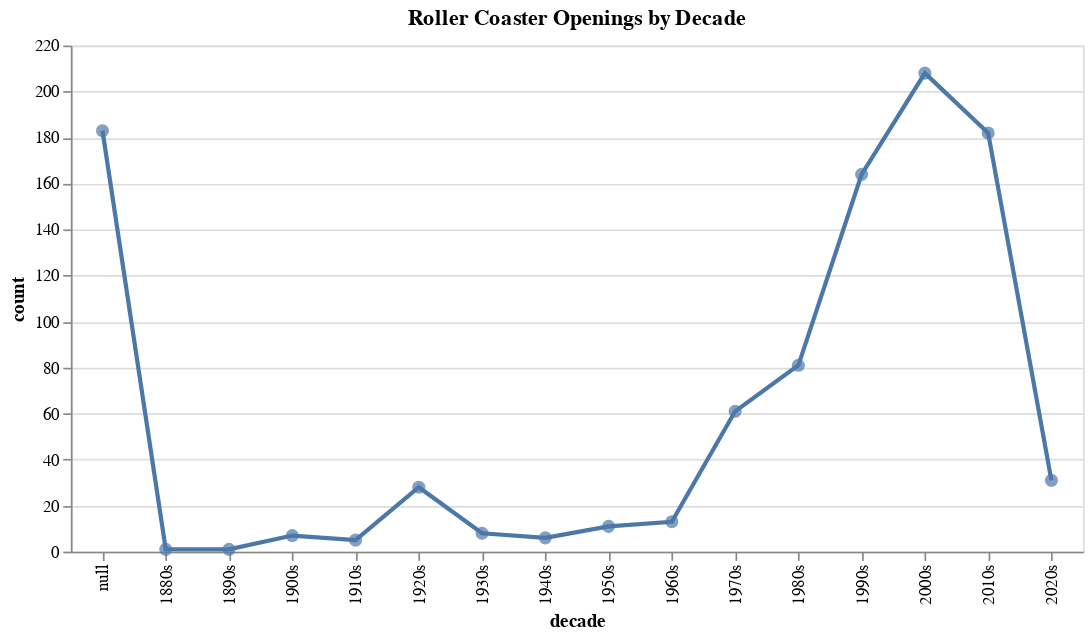
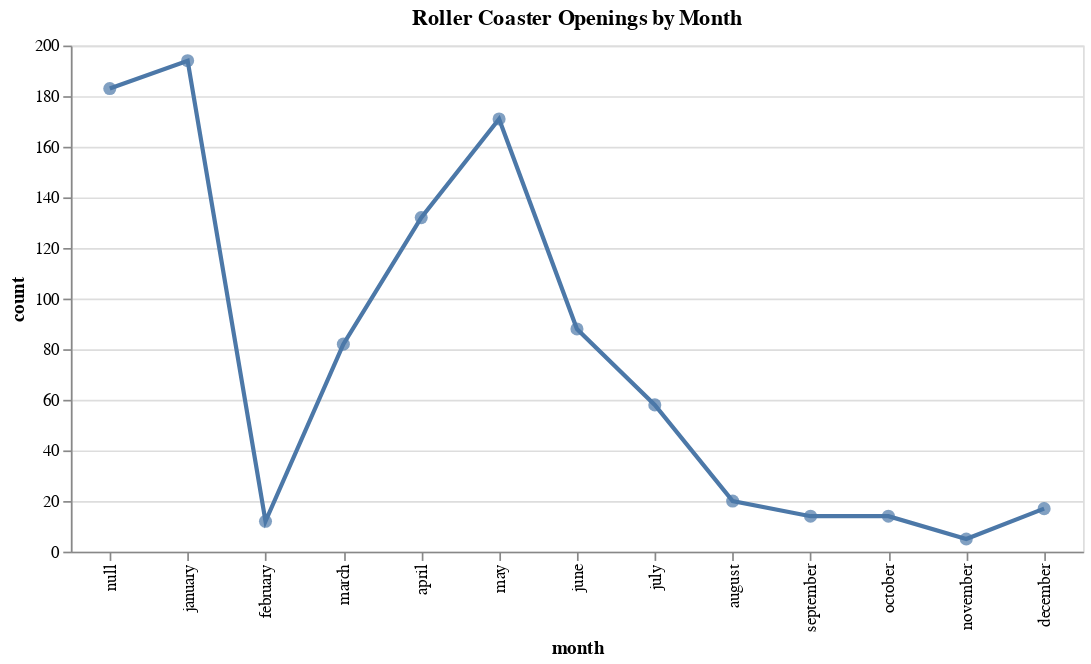

Notebook source saved alongside these figures, in order:
### Markdown cell above
### Analyze roller coaster openings by decade and month

### Code cell
months = [
    "january", "february", "march", "april", "may", "june",
    "july", "august", "september", "october", "november", "december"
]

dfx = df.select(
    ((pl.col("opening_date").dt.year() // 10 *
     10).cast(pl.String) + 's').alias("decade"),
    pl.col('opening_date').dt.month().map_elements(
        lambda x: months[x-1], return_dtype=pl.String).alias('month')
)

decade_agg_df = dfx.group_by('decade').agg(
    pl.col('decade').len().alias('count')
)

month_agg_df = dfx.group_by('month').agg(
    pl.col('month').len().alias('count')
)

# Sort month_agg_df by month
month_agg_df = month_agg_df.with_columns(pl.col('month').map_elements(
    lambda x: months.index(x)+1, return_dtype=pl.Int8).alias('order')
).sort('order').drop('order')


def display_chart(df: pl.DataFrame, title: str, sort_x: bool):
    display(
        alt.Chart(df).mark_line(strokeWidth=2.5).encode(
            x=alt.X(
                field=df.columns[0], type='nominal',
                sort='x' if sort_x else None
            ),
            y=alt.Y(field=df.columns[1], type='quantitative')
        )
        +
        alt.Chart(df).mark_circle(size=60).encode(
            x=alt.X(
                field=df.columns[0], type='nominal',
                sort='x' if sort_x else None
            ),
            y=alt.Y(field=df.columns[1], type='quantitative'),
            tooltip=[df.columns[0], df.columns[1]]
        ).properties(
            title=title,
            width=600,
            height=300
        )
    )


display_chart(decade_agg_df, 'Roller Coaster Openings by Decade', True)
display_chart(month_agg_df, 'Roller Coaster Openings by Month', False)

### Figure 1 — Vega-Lite specification as saved in the notebook (floating-point values rounded to 4 significant figures)
{"config": {"view": {"continuousWidth": 300, "continuousHeight": 300}}, "layer": [{"mark": {"type": "line", "strokeWidth": 2.5}, "encoding": {"x": {"field": "decade", "sort": "x", "type": "nominal"}, "y": {"field": "count", "type": "quantitative"}}}, {"mark": {"type": "circle", "size": 60}, "encoding": {"tooltip": [{"field": "decade", "type": "nominal"}, {"field": "count", "type": "quantitative"}], "x": {"field": "decade", "sort": "x", "type": "nominal"}, "y": {"field": "count", "type": "quantitative"}}, "title": "Roller Coaster Openings by Decade"}], "data": {"name": "data-0e8344ce013865f3a0fdf26d340fa6a0"}, "height": 300, "width": 600, "$schema": "https://vega.github.io/schema/vega-lite/v5.20.1.json", "datasets": {"data-0e8344ce013865f3a0fdf26d340fa6a0": [{"decade": "2010s", "count": 182}, {"decade": "1920s", "count": 28}, {"decade": "1950s", "count": 11}, {"decade": "1980s", "count": 81}, {"decade": "1940s", "count": 6}, {"decade": "1970s", "count": 61}, {"decade": "1890s", "count": 1}, {"decade": null, "count": 183}, {"decade": "1990s", "count": 164}, {"decade": "1900s", "count": 7}, {"decade": "1880s", "count": 1}, {"decade": "1910s", "count": 5}, {"decade": "1960s", "count": 13}, {"decade": "1930s", "count": 8}, {"decade": "2020s", "count": 31}, {"decade": "2000s", "count": 208}]}}

### Figure 2 — Vega-Lite specification as saved in the notebook (floating-point values rounded to 4 significant figures)
{"config": {"view": {"continuousWidth": 300, "continuousHeight": 300}}, "layer": [{"mark": {"type": "line", "strokeWidth": 2.5}, "encoding": {"x": {"field": "month", "sort": null, "type": "nominal"}, "y": {"field": "count", "type": "quantitative"}}}, {"mark": {"type": "circle", "size": 60}, "encoding": {"tooltip": [{"field": "month", "type": "nominal"}, {"field": "count", "type": "quantitative"}], "x": {"field": "month", "sort": null, "type": "nominal"}, "y": {"field": "count", "type": "quantitative"}}, "title": "Roller Coaster Openings by Month"}], "data": {"name": "data-22f033c52fb4838ba7420afbac5e92e4"}, "height": 300, "width": 600, "$schema": "https://vega.github.io/schema/vega-lite/v5.20.1.json", "datasets": {"data-22f033c52fb4838ba7420afbac5e92e4": [{"month": null, "count": 183}, {"month": "january", "count": 194}, {"month": "february", "count": 12}, {"month": "march", "count": 82}, {"month": "april", "count": 132}, {"month": "may", "count": 171}, {"month": "june", "count": 88}, {"month": "july", "count": 58}, {"month": "august", "count": 20}, {"month": "september", "count": 14}, {"month": "october", "count": 14}, {"month": "november", "count": 5}, {"month": "december", "count": 17}]}}
